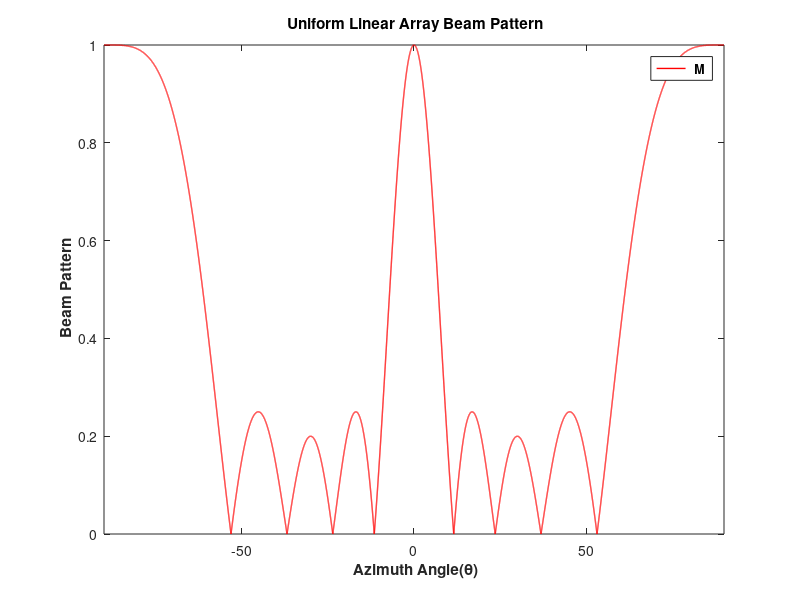
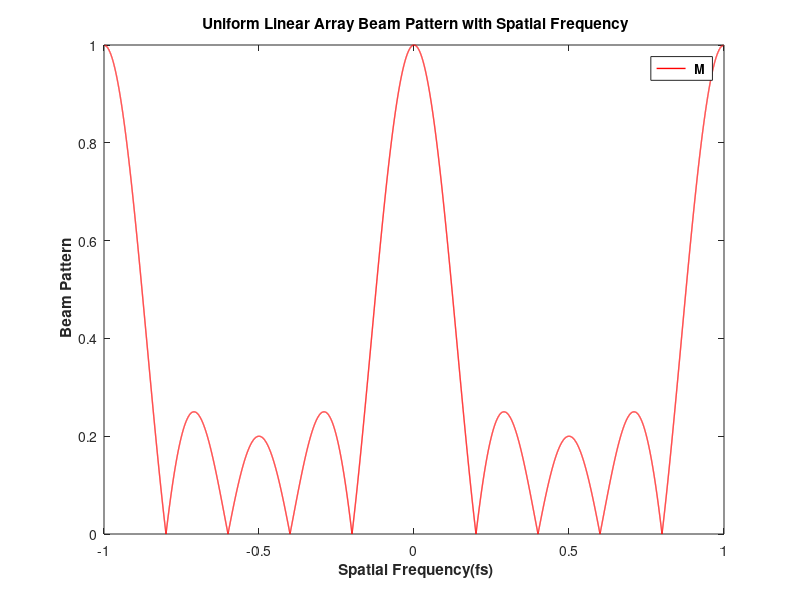
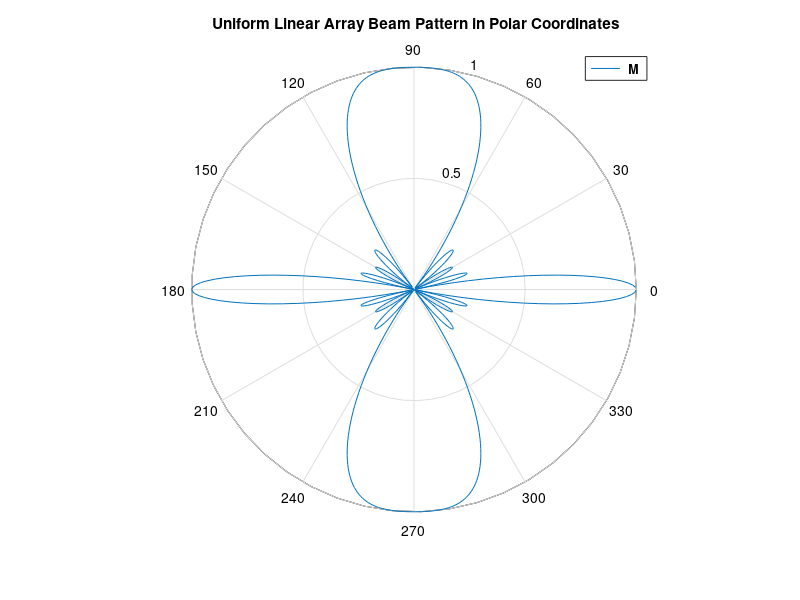

These figures' MATLAB source, in order:
% MOHD RAYYAN AKHTAR
% Program in which wavelength and sensor distance are manually provided.

% Number of sensors entered by the user will be stored in M.
M = input('Enter number of sensors: '); 
display('Enter the wavelength and sensors in same dimensional units');
d = input('Enter the spacing of sensors: ');
lambda = input('Enter the wavelength of signal: ');

theta = -90:0.01:90; % Azimuth angle in degrees.
theta_polar = 0:0.01:2*pi; % Azimuth angle in radians.
fs = sind(theta); % Spatial frequency.

B_cartesian = abs((1/M).*(sin(pi*M*d*(sind(theta))/lambda))./sin(pi*d*(sind(theta))/lambda));
figure(1);
plot(theta,B_cartesian,'-r','LineWidth',1); % Plot the beam pattern in cartesian coordinates.
xlim([-90 90]);
ylim([0 1]);
title('\bf Uniform Linear Array Beam Pattern');
ylabel('\bf Beam Pattern');
xlabel('\bf Azimuth Angle(\theta)');
legend('\bf M');
figure(2);
plot(fs,B_cartesian,'-r','LineWidth',1); % Plot the beam pattern in cartesian coordinates with spatial frequency.
xlim([-1 1]);
ylim([0 1]);
title('\bf Uniform Linear Array Beam Pattern with Spatial Frequency');
ylabel('\bf Beam Pattern');
xlabel('\bf Spatial Frequency(fs)');
legend('\bf M');
figure(3);
B_polar = abs((1/M).*(sin(pi*M*d*(sin(theta_polar))/lambda))./sin(pi*d*(sin(theta_polar))/lambda));
polar(theta_polar, B_polar); % Plot the beam pattern in polar coordinates.
title('\bf Uniform Linear Array Beam Pattern in Polar Coordinates');
legend('\bf M');
